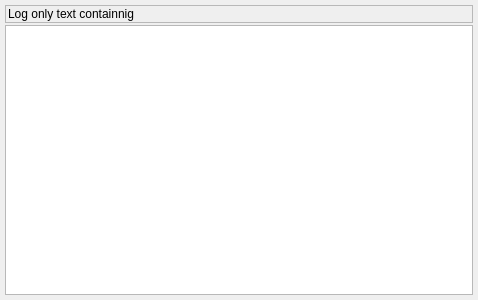
<?xml version="1.0" encoding="UTF-8"?>
<ui version="4.0">
 <class>CardReadoutWidget</class>
 <widget class="QWidget" name="CardReadoutWidget">
  <property name="geometry">
   <rect>
    <x>0</x>
    <y>0</y>
    <width>478</width>
    <height>300</height>
   </rect>
  </property>
  <property name="windowTitle">
   <string>Form</string>
  </property>
  <layout class="QVBoxLayout" name="verticalLayout">
   <property name="spacing">
    <number>2</number>
   </property>
   <property name="leftMargin">
    <number>5</number>
   </property>
   <property name="topMargin">
    <number>5</number>
   </property>
   <property name="rightMargin">
    <number>5</number>
   </property>
   <property name="bottomMargin">
    <number>5</number>
   </property>
   <item>
    <widget class="QFrame" name="frame">
     <property name="frameShape">
      <enum>QFrame::StyledPanel</enum>
     </property>
     <property name="frameShadow">
      <enum>QFrame::Raised</enum>
     </property>
     <layout class="QHBoxLayout" name="horizontalLayout">
      <property name="leftMargin">
       <number>2</number>
      </property>
      <property name="topMargin">
       <number>1</number>
      </property>
      <property name="rightMargin">
       <number>2</number>
      </property>
      <property name="bottomMargin">
       <number>1</number>
      </property>
      <item>
       <widget class="QLabel" name="label">
        <property name="text">
         <string>Log only text containnig</string>
        </property>
       </widget>
      </item>
     </layout>
    </widget>
   </item>
   <item>
    <widget class="QPlainTextEdit" name="txtLog">
     <property name="lineWrapMode">
      <enum>QPlainTextEdit::NoWrap</enum>
     </property>
     <property name="readOnly">
      <bool>true</bool>
     </property>
    </widget>
   </item>
  </layout>
 </widget>
 <tabstops>
  <tabstop>txtLog</tabstop>
 </tabstops>
 <resources/>
 <connections/>
</ui>
